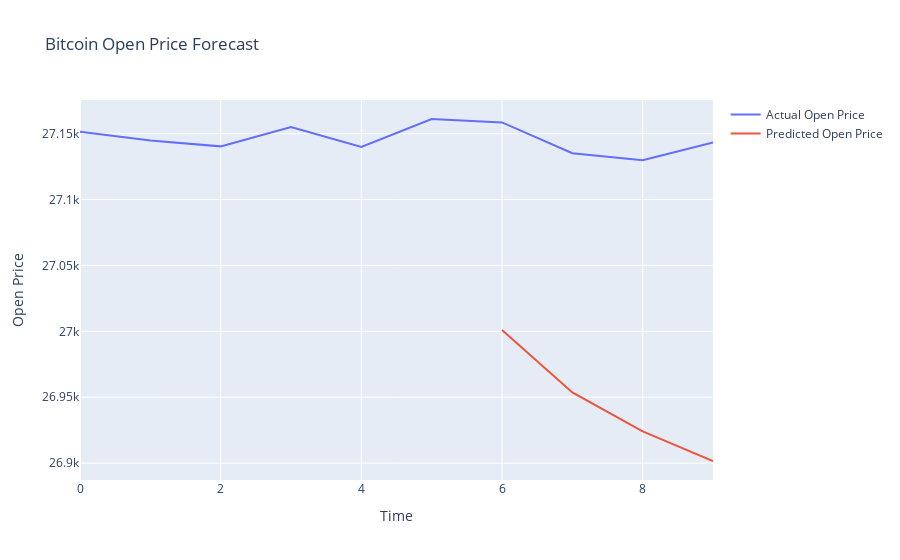

The cell this chart's notebook holds for it:
### Code cell
# Make predictions for multiple time steps into the future
num_steps = 4  # Number of future time steps to predict - 1 hour

# last_window = np.expand_dims(X_test[-1], axis=0)
# last_window = X_test[-4]


# print(X_test[-4])
predictions = []
for i in range(num_steps):
    
    test_index = 0-(num_steps-i) # -1, -2, -3, -4
    last_x = X_test[test_index].copy()  
    # make the generated prediction the new last samples of the last_window
    for p in range(1, len(predictions)+1):
        last_x[0-p] = predictions[0-p]
    # np.concatenate((last_window[:, 1:, :], np.expand_dims(forecast, axis=1)), axis=1)
    last_window = np.expand_dims(last_x, axis=0) # make test set the last window
    forecast = model.predict(last_window)
    print('Predicted:', forecast, '- Actual:', y_test[test_index])
    predictions.append(forecast)

# Plot actual and predicted prices
test_data_range = list(range(len(X_test)))
future_time_steps = list(range(len(X_test)-num_steps, len(X_test)))

# Reverse Transform
predictions = scaler.inverse_transform(np.asarray(predictions).reshape(-1, 1)).reshape(-1)
actual_y = scaler.inverse_transform(test_data['Open'].values.reshape(-1, 1)).reshape(-1)

# print(predictions.reshape(-1))

fig = go.Figure()
fig.add_trace(go.Scatter(x=test_data_range, y=actual_y, mode='lines', name='Actual Open Price'))
fig.add_trace(go.Scatter(x=future_time_steps, y=predictions, mode='lines', name='Predicted Open Price'))
fig.update_layout(title='Bitcoin Open Price Forecast',
                  xaxis_title='Time',
                  yaxis_title='Open Price')
fig.show()

### Figure 1 — Plotly figure (JSON) as saved in the notebook; plotly's stock layout.template omitted (floating-point values rounded to 4 significant figures)
{"data": [{"mode": "lines", "name": "Actual Open Price", "type": "scatter", "x": [0, 1, 2, 3, 4, 5, 6, 7, 8, 9], "y": [27150.0, 27140.0, 27140.0, 27150.0, 27140.0, 27160.0, 27160.0, 27140.0, 27130.0, 27140.0, 27160.0, 27170.0, 27170.0, 27160.0, 27160.0, 27180.0, 27170.0, 27190.0, 27190.0, 27180.0, 27170.0, 27150.0, 27240.0, 27210.0, 27310.0, 27260.0, 27310.0, 27280.0, 27250.0, 27210.0, 27170.0, 27170.0, 27160.0, 27150.0, 27180.0, 27170.0, 27150.0, 27150.0, 27150.0, 27160.0, 27100.0, 27082, 27100.0, 27100.0, 27060.0, 27010.0, 27020.0, 26980.0, 27000.0, 27040.0, 27040.0, 27070.0, 27070.0, 27070.0, 27080.0, 27070.0, 27070.0, 27050.0, 27060.0, 27040.0]}, {"mode": "lines", "name": "Predicted Open Price", "type": "scatter", "x": [6, 7, 8, 9], "y": [27000.0, 26950.0, 26920.0, 26900.0]}], "layout": {"title": {"text": "Bitcoin Open Price Forecast"}, "xaxis": {"title": {"text": "Time"}}, "yaxis": {"title": {"text": "Open Price"}}}}
